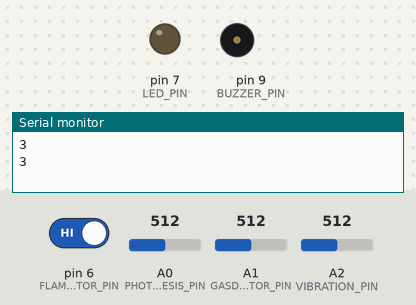
Bench run of a sketch on a simulated Arduino Mega 2560, built with avr-gcc and run on an emulated ATmega2560. Parts: output pins drawn as LEDs (lit = HIGH), buzzer (waves = sounding, pin HIGH), the last lines printed to the serial monitor. The test bench sets the inputs (shaded band); at power-on: A2 (VIBRATION_PIN) = 512, pin 6 (FLAMEDETECTOR_PIN) HIGH, A0 (PHOTOSYNTHESIS_PIN) = 512, A1 (GASDETECTOR_PIN) = 512.

Above: at 1.2 s.
1.3 s: A2 (VIBRATION_PIN) set to 683
5.4 s: A2 (VIBRATION_PIN) set to 710
At 9.4 s:
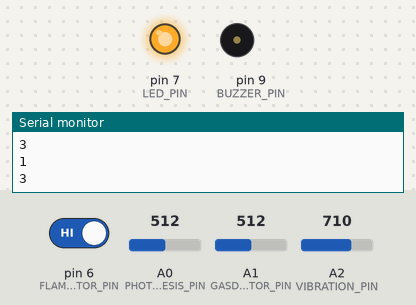
9.5 s: A2 (VIBRATION_PIN) set to 690
12.0 s: A2 (VIBRATION_PIN) set to 716
At 16.0 s:
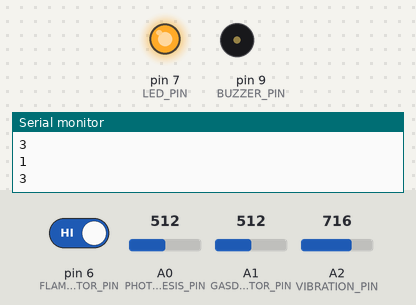
Timing chart, 0 to 17.1 s (numbered marks = the images above; inputs shaded):
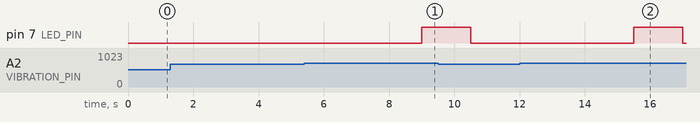

Measured:
- the behaviour switches between 700 and 701 on A2 (VIBRATION_PIN) (found by bisection; images 0 and 1)
- after the input at 5.4 s, pin 7 (LED_PIN): LOW → HIGH after 3.6 s
- after the input at 12.0 s, pin 7 (LED_PIN): LOW → HIGH after 3.5 s, → LOW 1.5 s later

The sketch:

mega.ino
```cpp
#include <Servo.h>

#define DEBUG_MODE 0

#define LIGHT_LEVEL 150
#define VIBRATION_LEVEL 700
#define GAS_LEVEL 300

Servo servo;

int PHOTOSYNTHESIS_PIN = A0;
int GASDETECTOR_PIN = A1;
int VIBRATION_PIN = A2;
int SERVO_PIN = 5;
int FLAMEDETECTOR_PIN = 6;
int LED_PIN = 7;
int BUZZER_PIN = 9;

bool ledActivated = false;
bool buzzerActivated = false;
bool isNight = false;
int vibrationsDetected = 0;

void setup(void)
{
  Serial.begin(115200);

  pinMode(PHOTOSYNTHESIS_PIN, INPUT);
  pinMode(GASDETECTOR_PIN, INPUT);
  pinMode(VIBRATION_PIN, INPUT);
  pinMode(FLAMEDETECTOR_PIN, INPUT);

  pinMode(LED_PIN, OUTPUT);
  pinMode(BUZZER_PIN, OUTPUT);

  isNight = (analogRead(PHOTOSYNTHESIS_PIN) < LIGHT_LEVEL);
}

void loop(void)
{
  int photosynthesis = analogRead(PHOTOSYNTHESIS_PIN);
  int gas = analogRead(GASDETECTOR_PIN);
  int vibration = analogRead(VIBRATION_PIN);
  int flame = digitalRead(FLAMEDETECTOR_PIN);

  if (DEBUG_MODE) {
    Serial.println("photosynthesis: " + String(photosynthesis));
    Serial.println("gas: " + String(gas));
    Serial.println("vibration: " + String(vibration));
    Serial.println("flame: " + String(flame));
    delay(1000);
  }

  /* ******************* START SYSTEM ******************** */
  bool normalState = (vibration < VIBRATION_LEVEL && flame == 1 && gas < GAS_LEVEL);
  if (!normalState) {
    if (vibration > VIBRATION_LEVEL) {
      vibrationsDetected++;
      if (vibrationsDetected == 4) {
        Serial.print("1");
        Serial.print("\n");
        digitalWrite(LED_PIN, HIGH), ledActivated = true;
        vibrationsDetected = 0;
      }
    }
    if (flame == 0) {
      Serial.print("5");
      Serial.print("\n");
    }
    if (gas > GAS_LEVEL) {
      Serial.print("3");
      Serial.print("\n");
    }
    delay(1000);
  }

  if (photosynthesis > LIGHT_LEVEL && isNight)
    digitalWrite(BUZZER_PIN, HIGH), buzzerActivated = true;
  else if (photosynthesis < LIGHT_LEVEL && !isNight) {
    isNight = true;
    Serial.print("6");
    Serial.print("\n");
  }
  /* ******************* SLEEP SYSTEM ******************** */
  if (buzzerActivated || ledActivated)
    delay(500);

  /* ******************** END SYSTEM ********************* */
  if (buzzerActivated) {
    digitalWrite(BUZZER_PIN, LOW), isNight = false;
    Serial.print("7");
    Serial.print("\n");
  }
  if (ledActivated)
    digitalWrite(LED_PIN, LOW);

  /* ***************************************************** */
  ledActivated = false, buzzerActivated = false;
}
```
